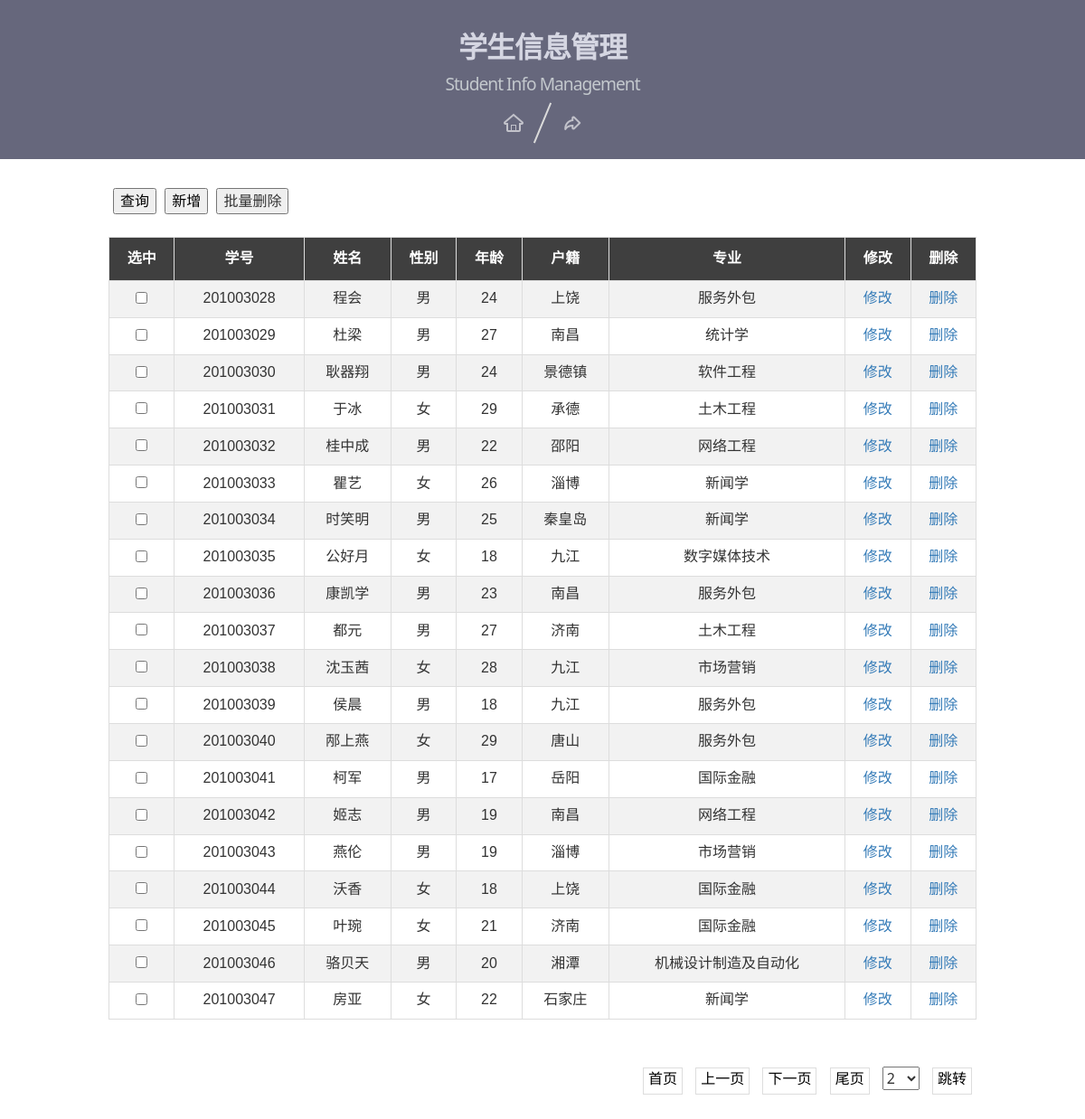
The page /page/2?name= (signed in) on the database its author committed.
### tables this page shows
CREATE TABLE "student_info"(
        stu_id char(9) PRIMARY KEY NOT NULL check(LENGTH(stu_id) = 9),
        stu_name       VARCHAR(50) NOT NULL,
        stu_sex        CHAR(2)     NOT NULL check(stu_sex in ('男','女')) default '男',
        stu_age        INT         NOT NULL check(stu_age between 1 and 100),
        stu_origin     VARCHAR(50) NOT NULL,
        stu_profession_id int NOT NULL,
       	FOREIGN KEY (stu_profession_id) REFERENCES stu_profession(stu_profession_id)
        );

CREATE TABLE stu_profession(
        stu_profession_id INTEGER PRIMARY KEY,
        stu_profession    VARCHAR(50) NOT NULL
        );

### main.py (the view)
@app.route('/page/<int:pageid>', methods=['GET'])
def page_to(pageid):
    if not CheckLogin():
        return redirect(url_for('login'))
    strWhere = []
    schfilter = "?name="  # 过滤器，用来在切换页面的时候保持GET请求参数
    if "name" in request.args:
        name = request.args["name"]
        if name != "":
            strWhere.append("stu_name like '%%%s%%'" % name)
            schfilter += name
    schfilter + "&stuno="
    if "stuno" in request.args:
        stuno = request.args["stuno"]
        if stuno != "":
            strWhere.append("stu_id = '%s'" % stuno)
            schfilter += stuno
    tablename = "student_info"
    sql = "SELECT stu_id 学号,stu_name 姓名,stu_sex 性别,stu_age 年龄,stu_origin 户籍,p.stu_profession 专业 FROM student_info s INNER JOIN stu_profession p " \
          "on s.stu_profession_id=p.stu_profession_id"
    if len(strWhere) > 0:
        sql = sql + " where " + " and ".join(strWhere)
        print(sql)
    result, fields = GetSql2(sql)
    n_per_page = 20  # 每页显示的条数
    total_page = int(len(result) / n_per_page + 0.99)
    print(total_page)
    return render_template('show.html', datas=result[(pageid-1)*n_per_page:(pageid)*n_per_page],
                           fields=fields, pageid=pageid, total_page=total_page, schfilter=schfilter)

### dbSqlite3.py (called while the page is built)
def OpenDb():
    database = "./db/student_083_2.db"
    conn = sqlite3.connect(database)
    return conn

def GetSql(conn, sql):
    cur = conn.cursor()
    cur.execute(sql)
    fields=[]
    for field in cur.description:
        fields.append(field[0])
    result = cur.fetchall()
    cur.close()
    return result,fields

def CloseDb(conn):
    conn.close()

def GetSql2(sql):
    conn = OpenDb()
    result,fields = GetSql(conn, sql)
    CloseDb(conn)
    return result,fields

### main.py (called while the page is built)
def CheckLogin():
    if 'username' not in session:
        return False
    else:
        return True

### templates/show.html (shortened to what this page needs)
<!DOCTYPE html>
<html lang="zh">
<head>
    <link href="http://cdn.bootcss.com/bootstrap/3.3.7/css/bootstrap.min.css" rel="stylesheet">
    <link rel="stylesheet" href="../static/css/htmleaf.css" type="text/css">
    <link rel="stylesheet" href="../static/css/paginated.css" type="text/css">
</head>
<body onload="infoConfirm()">
<div class="htmleaf-container">
    <header class="htmleaf-header">
        <h1>学生信息管理 <span>Student Info Management</span></h1>
        <div class="htmleaf-links">
            <a class="htmleaf-icon icon-htmleaf-home-outline" href="/page/1" title="首页"><span>首页</span></a>
            <a class="htmleaf-icon icon-htmleaf-arrow-forward-outline" href="/login" title="退出"><span> 退出</span></a>
        </div>
    </header>
    <div style="margin:auto; width:80%;padding:2em 0;">
        <div id="dataTable" class="table table-striped table-bordered" cellspacing="0" width="80%">
            <form action="/delete_students">
                <div class="top_buttons">
                    <button class="tops" id="search_btn"><a href="/search">查询</a></button>
                    <button class="tops" id="add_btn"><a href="/add">新增</a></button>
                    <input type="submit" value="批量删除" class="tops" onclick="return confirm('是否确认删除所有选中的学生信息？');">
                </div>
                <table id="dataShowTable" border="1" style="width:100%;text-align: center">
                    <tr>
                        <th>选中</th>
                        {% for a in fields %}
                        <th>{{a}}</th>
                        {% endfor %}
                        <th>修改</th>
                        <th>删除</th>
                    </tr>
                    {%for item in datas%}
                    <tr>
                        <td><input type="checkbox" name="array" value="{{item[0]}}"></td>
                        {%for a in item%}
                        <td>{{a}}</td>
                        {% endfor %}
                        <td><a href="update?id={{item[0]}}">修改</a></td>
                        <td><a href="/del/{{item[0]}}" onclick="return deleteConfirm()">删除</a></td>
                    </tr>
                    {% endfor %}
                </table>
            </form>
            <div id="barcon" class="barcon" style="margin:auto; width:100%;padding:2em 0;">
                <div id="barcon2" class="barcon2">
                    <ul>
                        <li><a href="/page/1{{schfilter}}" id="firstpage">首页</a></li>
                        <li><a href="/page/{{pageid-1}}{{schfilter}}" id="prepage" onclick="check_first()">上一页</a></li>
                        <li><a href="/page/{{pageid+1}}{{schfilter}}" id="nextpage" onclick="check_last()">下一页</a></li>
                        <li><a href="/page/{{total_page}}{{schfilter}}" id="lastpage">尾页</a></li>
                        <li>
                            <select name="" id="jumpWhere" onchange="setAddress_jumpPage()">
                                {% for i in range(1,total_page+1) %}
                                {% if i==pageid %}
                                <option value="{{i}}" class="page{{i}}" selected="selected">{{i}}</option>
                                {% else%}
                                <option value="{{i}}" class="page{{i}}">{{i}}</option>
                                {% endif%}
                                {% endfor%}
                            </select>
                        </li>
                        <li><a href="/page/{{pageid}}{{schfilter}}" id="jumpPage">跳转</a></li>
                    </ul>
                </div>
            </div>
        </div>
    </div>
</div>
</body>
</html>

### static/css/htmleaf.css (style rules this page uses)
[class^="icon-"], [class*=" icon-"] { font-family: 'icomoon'; speak: none; font-style: normal; font-weight: normal; font-variant: normal; text-transform: none; line-height: 1; -webkit-font-smoothing: antialiased; -moz-osx-font-smoothing: grayscale; }
body, html { font-size: 100%; padding: 0; margin: 0; }
*, *:after, *:before { -webkit-box-sizing: border-box; -moz-box-sizing: border-box; box-sizing: border-box; }
body { font-family: "Microsoft YaHei","Segoe UI", "Lucida Grande", Helvetica, Arial,sans-serif; }
.htmleaf-links a { color: rgba(255, 255, 255, 0.6);outline: none;text-decoration: none;-webkit-transition: 0.2s;transition: 0.2s; }
.htmleaf-container { margin: 0 auto; }
.htmleaf-header { padding: 1em 190px 1em; letter-spacing: -1px; text-align: center; background: #66677c; }
.htmleaf-header h1 { color: #D5D6E2; font-weight: 600; font-size: 2em; line-height: 1; margin-bottom: 0; }
.htmleaf-header h1 span { display: block; font-size: 60%; font-weight: 400; padding: 0.8em 0 0.5em 0; color: #c3c8cd; }
.htmleaf-links { position: relative; display: inline-block; white-space: nowrap; font-size: 1.5em; text-align: center; }
.htmleaf-links::after { position: absolute; top: 0; left: 50%; margin-left: -1px; width: 2px; height: 100%; background: #dbdbdb; content: ''; -webkit-transform: rotate3d(0,0,1,22.5deg); transform: rotate3d(0,0,1,22.5deg); }
.htmleaf-icon { display: inline-block; margin: 0.5em; padding: 0em 0; width: 1.5em; text-decoration: none; }
.htmleaf-icon:before { margin: 0 5px; text-transform: none; font-weight: normal; font-style: normal; font-variant: normal; font-family: 'icomoon'; line-height: 1; speak: none; -webkit-font-smoothing: antialiased; }
.icon-htmleaf-home-outline:before { content: "\e5000"; }
.icon-htmleaf-arrow-forward-outline:before { content: "\e5001"; }

### static/css/paginated.css (style rules this page uses)
.barcon { width: 1000px; margin: 0 auto; text-align: center; }
.barcon2 ul { margin: 20px 0; padding-left: 0; list-style: none; text-align: center; }
.barcon2 li { display: inline; }
.barcon2 a { font-size: 16px; font-weight: normal; display: inline-block; padding: 5px; padding-top: 0; color: black; border: 1px solid #ddd; background-color: #fff; }

### templates/show.html (style rules this page uses)
body { background: white; }
.tops { margin-bottom: 25px; margin-left: 5px; }
.tops > a { color: #000000 }
#dataTable { border: none; }
#dataShowTable { font-family: Arial, Helvetica, sans-serif; border-collapse: collapse; width: 100%; }
#dataShowTable td, #dataShowTable th { border: 1px solid #ddd; padding: 8px; }
#dataShowTable tr:nth-child(even) { background-color: #f2f2f2; }
#dataShowTable th { padding-top: 12px; padding-bottom: 12px; text-align: center; background-color: #3F3F3F; color: white; }
#barcon { overflow: hidden; }
#barcon2 { float: right }
#barcon2 > ul > li { padding: 5px; }

### rows shown on the page
student_info: stu_id "201003028", stu_name "程会", item "男" "24", stu_origin "上饶"
stu_profession: stu_profession "服务外包"
student_info: stu_id "201003029", stu_name "杜梁", item "男" "27", stu_origin "南昌"
stu_profession: stu_profession "统计学"
student_info: stu_id "201003030", stu_name "耿器翔", item "男" "24", stu_origin "景德镇"
stu_profession: stu_profession "软件工程"
student_info: stu_id "201003031", stu_name "于冰", item "女" "29", stu_origin "承德"
stu_profession: stu_profession "土木工程"
student_info: stu_id "201003032", stu_name "桂中成", item "男" "22", stu_origin "邵阳"
stu_profession: stu_profession "网络工程"
student_info: stu_id "201003033", stu_name "瞿艺", item "女" "26", stu_origin "淄博"
stu_profession: stu_profession "新闻学"
student_info: stu_id "201003034", stu_name "时笑明", item "男" "25", stu_origin "秦皇岛"
student_info: stu_id "201003035", stu_name "公好月", item "女" "18", stu_origin "九江"
stu_profession: stu_profession "数字媒体技术"
student_info: stu_id "201003036", stu_name "康凯学", item "男" "23", stu_origin "南昌"
student_info: stu_id "201003037", stu_name "都元", item "男" "27", stu_origin "济南"
student_info: stu_id "201003038", stu_name "沈玉茜", item "女" "28", stu_origin "九江"
stu_profession: stu_profession "市场营销"
student_info: stu_id "201003039", stu_name "侯晨", item "男" "18", stu_origin "九江"
student_info: stu_id "201003040", stu_name "邴上燕", item "女" "29", stu_origin "唐山"
student_info: stu_id "201003041", stu_name "柯军", item "男" "17", stu_origin "岳阳"
stu_profession: stu_profession "国际金融"
student_info: stu_id "201003042", stu_name "姬志", item "男" "19", stu_origin "南昌"
student_info: stu_id "201003043", stu_name "燕伦", item "男" "19", stu_origin "淄博"
student_info: stu_id "201003044", stu_name "沃香", item "女" "18", stu_origin "上饶"
student_info: stu_id "201003045", stu_name "叶琬", item "女" "21", stu_origin "济南"
student_info: stu_id "201003046", stu_name "骆贝天", item "男" "20", stu_origin "湘潭"
stu_profession: stu_profession "机械设计制造及自动化"
student_info: stu_id "201003047", stu_name "房亚", item "女" "22", stu_origin "石家庄"

### other values the page prints
{{ a }} "学号" "姓名" "性别" "年龄" "户籍" "专业"
form field value "2"
